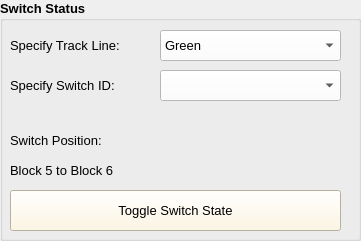
     <widget class="QGroupBox" name="groupBox_4">
      <property name="geometry">
       <rect>
        <x>200</x>
        <y>610</y>
        <width>361</width>
        <height>241</height>
       </rect>
      </property>
      <property name="font">
       <font>
        <pointsize>10</pointsize>
        <weight>75</weight>
        <bold>true</bold>
       </font>
      </property>
      <property name="title">
       <string>Switch Status</string>
      </property>
      <widget class="QLabel" name="label_28">
       <property name="geometry">
        <rect>
         <x>10</x>
         <y>70</y>
         <width>161</width>
         <height>31</height>
        </rect>
       </property>
       <property name="font">
        <font>
         <weight>50</weight>
         <bold>false</bold>
        </font>
       </property>
       <property name="text">
        <string>Specify Switch ID:</string>
       </property>
      </widget>
      <widget class="QComboBox" name="SwitchComboBox1">
       <property name="geometry">
        <rect>
         <x>160</x>
         <y>70</y>
         <width>181</width>
         <height>31</height>
        </rect>
       </property>
       <property name="font">
        <font>
         <pointsize>10</pointsize>
         <weight>50</weight>
         <bold>false</bold>
        </font>
       </property>
       <property name="styleSheet">
        <string notr="true">background-color: rgb(255, 255, 255);</string>
       </property>
      </widget>
      <widget class="QLabel" name="label_29">
       <property name="geometry">
        <rect>
         <x>10</x>
         <y>120</y>
         <width>201</width>
         <height>41</height>
        </rect>
       </property>
       <property name="font">
        <font>
         <weight>50</weight>
         <bold>false</bold>
        </font>
       </property>
       <property name="text">
        <string>Switch Position:</string>
       </property>
      </widget>
      <widget class="QLabel" name="SwitchPositionLabel">
       <property name="geometry">
        <rect>
         <x>10</x>
         <y>150</y>
         <width>341</width>
         <height>41</height>
        </rect>
       </property>
       <property name="font">
        <font>
         <weight>50</weight>
         <bold>false</bold>
        </font>
       </property>
       <property name="text">
        <string>Block 5 to Block 6</string>
       </property>
      </widget>
      <widget class="QComboBox" name="TrackComboBox5">
       <property name="geometry">
        <rect>
         <x>160</x>
         <y>30</y>
         <width>181</width>
         <height>31</height>
        </rect>
       </property>
       <property name="font">
        <font>
         <pointsize>10</pointsize>
         <weight>50</weight>
         <bold>false</bold>
        </font>
       </property>
       <property name="styleSheet">
        <string notr="true">background-color: rgb(255, 255, 255);</string>
       </property>
       <item>
        <property name="text">
         <string>Green</string>
        </property>
       </item>
       <item>
        <property name="text">
         <string>Red</string>
        </property>
       </item>
      </widget>
      <widget class="QLabel" name="label_31">
       <property name="geometry">
        <rect>
         <x>10</x>
         <y>30</y>
         <width>161</width>
         <height>31</height>
        </rect>
       </property>
       <property name="font">
        <font>
         <weight>50</weight>
         <bold>false</bold>
        </font>
       </property>
       <property name="text">
        <string>Specify Track Line:</string>
       </property>
      </widget>
      <widget class="QPushButton" name="ToggleSwitchButton">
       <property name="geometry">
        <rect>
         <x>10</x>
         <y>190</y>
         <width>331</width>
         <height>41</height>
        </rect>
       </property>
       <property name="font">
        <font>
         <pointsize>10</pointsize>
         <weight>50</weight>
         <bold>false</bold>
        </font>
       </property>
       <property name="autoFillBackground">
        <bool>false</bool>
       </property>
       <property name="styleSheet">
        <string notr="true">background-color: rgb(255, 246, 219);</string>
       </property>
       <property name="text">
        <string>Toggle Switch State</string>
       </property>
      </widget>
     </widget>
